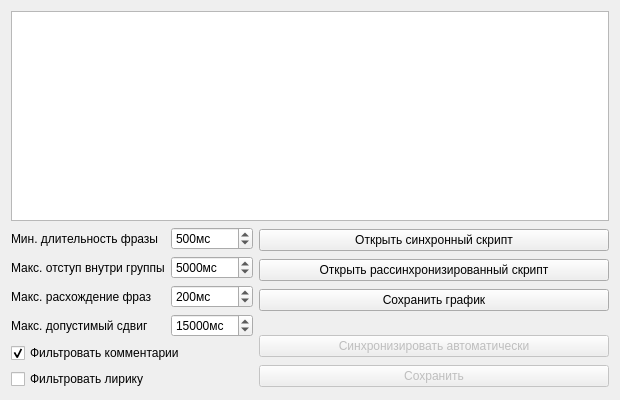
<?xml version="1.0" encoding="UTF-8"?>
<ui version="4.0">
 <class>MainWindow</class>
 <widget class="QMainWindow" name="MainWindow">
  <property name="geometry">
   <rect>
    <x>0</x>
    <y>0</y>
    <width>602</width>
    <height>399</height>
   </rect>
  </property>
  <property name="acceptDrops">
   <bool>true</bool>
  </property>
  <property name="windowTitle">
   <string>Re_Sync</string>
  </property>
  <widget class="QWidget" name="centralWidget">
   <layout class="QVBoxLayout" name="verticalLayout_2">
    <item>
     <widget class="QGraphicsView" name="graphicsView">
      <property name="minimumSize">
       <size>
        <width>0</width>
        <height>210</height>
       </size>
      </property>
     </widget>
    </item>
    <item>
     <layout class="QHBoxLayout" name="horizontalLayout_4">
      <item>
       <layout class="QVBoxLayout" name="verticalLayout_4">
        <item>
         <layout class="QFormLayout" name="formLayout_2">
          <property name="fieldGrowthPolicy">
           <enum>QFormLayout::AllNonFixedFieldsGrow</enum>
          </property>
          <item row="0" column="0">
           <widget class="QLabel" name="label">
            <property name="text">
             <string>Мин. длительность фразы</string>
            </property>
           </widget>
          </item>
          <item row="0" column="1">
           <widget class="QSpinBox" name="spinMinDuration">
            <property name="toolTip">
             <string>Минимальная длительность фразы. Более короткие фразы при группировке игнорируются.</string>
            </property>
            <property name="suffix">
             <string>мс</string>
            </property>
            <property name="maximum">
             <number>5000</number>
            </property>
            <property name="value">
             <number>500</number>
            </property>
           </widget>
          </item>
          <item row="1" column="0">
           <widget class="QLabel" name="label_2">
            <property name="text">
             <string>Макс. отступ внутри группы</string>
            </property>
           </widget>
          </item>
          <item row="1" column="1">
           <widget class="QSpinBox" name="spinMaxOffset">
            <property name="toolTip">
             <string>Максимально допустимый отступ между фразами, при достижении которого создаётся новая группа</string>
            </property>
            <property name="suffix">
             <string>мс</string>
            </property>
            <property name="maximum">
             <number>60000</number>
            </property>
            <property name="value">
             <number>5000</number>
            </property>
           </widget>
          </item>
          <item row="2" column="0">
           <widget class="QLabel" name="label_3">
            <property name="text">
             <string>Макс. расхождение фраз</string>
            </property>
           </widget>
          </item>
          <item row="2" column="1">
           <widget class="QSpinBox" name="spinMaxDesync">
            <property name="toolTip">
             <string>Максимально допустимое расхождение фраз, при котором они ещё считаются синхронными</string>
            </property>
            <property name="suffix">
             <string>мс</string>
            </property>
            <property name="maximum">
             <number>1000</number>
            </property>
            <property name="value">
             <number>200</number>
            </property>
           </widget>
          </item>
          <item row="3" column="0">
           <widget class="QLabel" name="label_4">
            <property name="text">
             <string>Макс. допустимый сдвиг</string>
            </property>
           </widget>
          </item>
          <item row="3" column="1">
           <widget class="QSpinBox" name="spinMaxShift">
            <property name="toolTip">
             <string>Максимально допустимое время, на которое может быть сдвинута группа фраз при синхронизации</string>
            </property>
            <property name="suffix">
             <string>мс</string>
            </property>
            <property name="maximum">
             <number>600000</number>
            </property>
            <property name="value">
             <number>15000</number>
            </property>
           </widget>
          </item>
         </layout>
        </item>
        <item>
         <widget class="QCheckBox" name="chbSkipComments">
          <property name="maximumSize">
           <size>
            <width>222</width>
            <height>16777215</height>
           </size>
          </property>
          <property name="text">
           <string>Фильтровать комментарии</string>
          </property>
          <property name="checked">
           <bool>true</bool>
          </property>
         </widget>
        </item>
        <item>
         <widget class="QCheckBox" name="chbSkipLyrics">
          <property name="maximumSize">
           <size>
            <width>222</width>
            <height>16777215</height>
           </size>
          </property>
          <property name="text">
           <string>Фильтровать лирику</string>
          </property>
         </widget>
        </item>
       </layout>
      </item>
      <item>
       <layout class="QVBoxLayout" name="verticalLayout_3">
        <item>
         <widget class="QPushButton" name="btOpenSynced">
          <property name="minimumSize">
           <size>
            <width>350</width>
            <height>0</height>
           </size>
          </property>
          <property name="toolTip">
           <string>Открыть синхронный скрипт</string>
          </property>
          <property name="text">
           <string>Открыть синхронный скрипт</string>
          </property>
         </widget>
        </item>
        <item>
         <widget class="QPushButton" name="btOpenDesynced">
          <property name="minimumSize">
           <size>
            <width>350</width>
            <height>0</height>
           </size>
          </property>
          <property name="toolTip">
           <string>Открыть рассинхронизированный скрипт</string>
          </property>
          <property name="text">
           <string>Открыть рассинхронизированный скрипт</string>
          </property>
         </widget>
        </item>
        <item>
         <widget class="QPushButton" name="btSvg">
          <property name="text">
           <string>Сохранить график</string>
          </property>
         </widget>
        </item>
        <item>
         <spacer name="verticalSpacer">
          <property name="orientation">
           <enum>Qt::Vertical</enum>
          </property>
          <property name="sizeType">
           <enum>QSizePolicy::Minimum</enum>
          </property>
          <property name="sizeHint" stdset="0">
           <size>
            <width>20</width>
            <height>16</height>
           </size>
          </property>
         </spacer>
        </item>
        <item>
         <widget class="QPushButton" name="btAutosync">
          <property name="enabled">
           <bool>false</bool>
          </property>
          <property name="minimumSize">
           <size>
            <width>350</width>
            <height>0</height>
           </size>
          </property>
          <property name="text">
           <string>Синхронизировать автоматически</string>
          </property>
         </widget>
        </item>
        <item>
         <widget class="QPushButton" name="btSave">
          <property name="enabled">
           <bool>false</bool>
          </property>
          <property name="minimumSize">
           <size>
            <width>350</width>
            <height>0</height>
           </size>
          </property>
          <property name="text">
           <string>Сохранить</string>
          </property>
         </widget>
        </item>
       </layout>
      </item>
     </layout>
    </item>
   </layout>
  </widget>
 </widget>
 <layoutdefault spacing="6" margin="11"/>
 <resources/>
 <connections/>
</ui>
